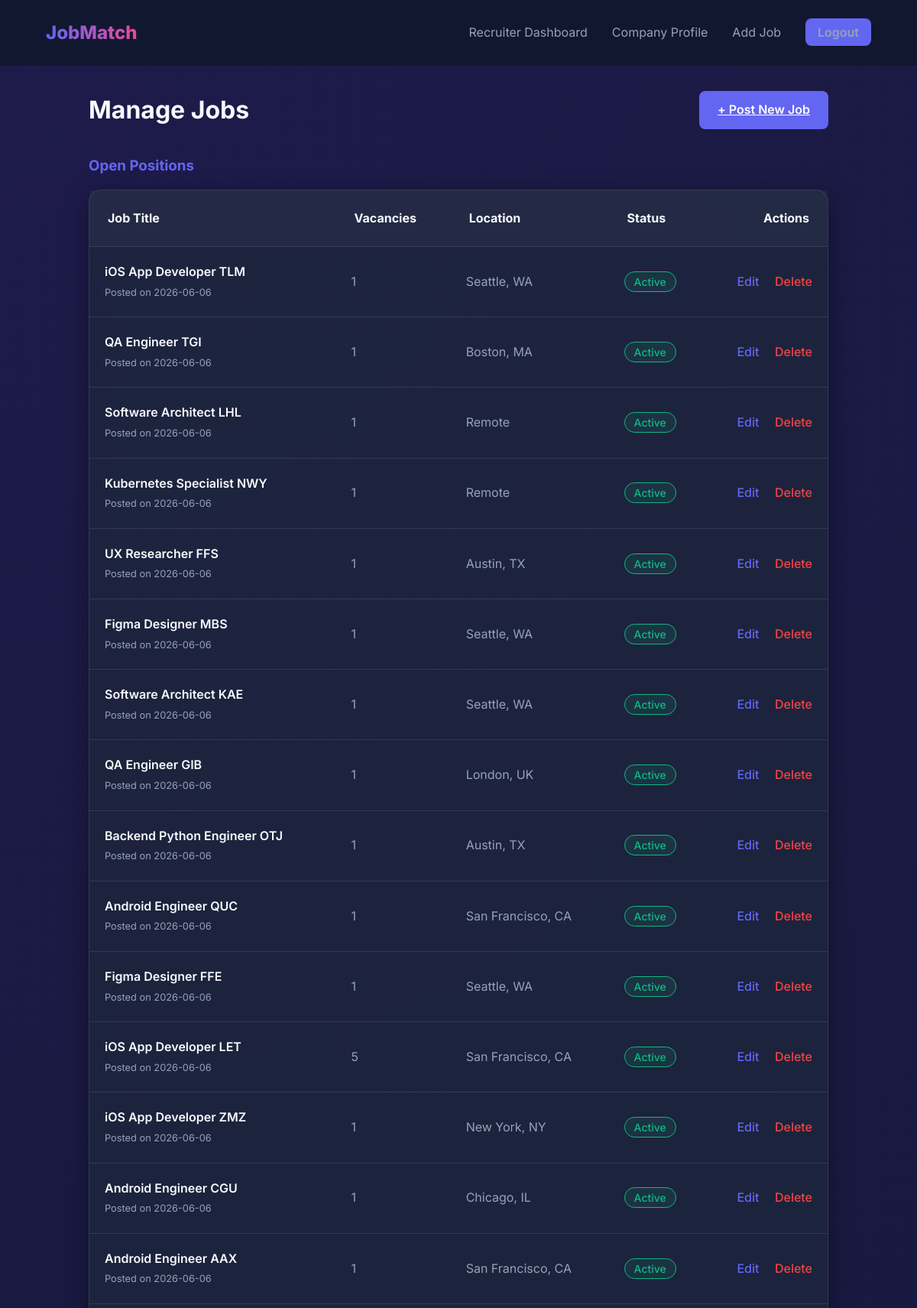
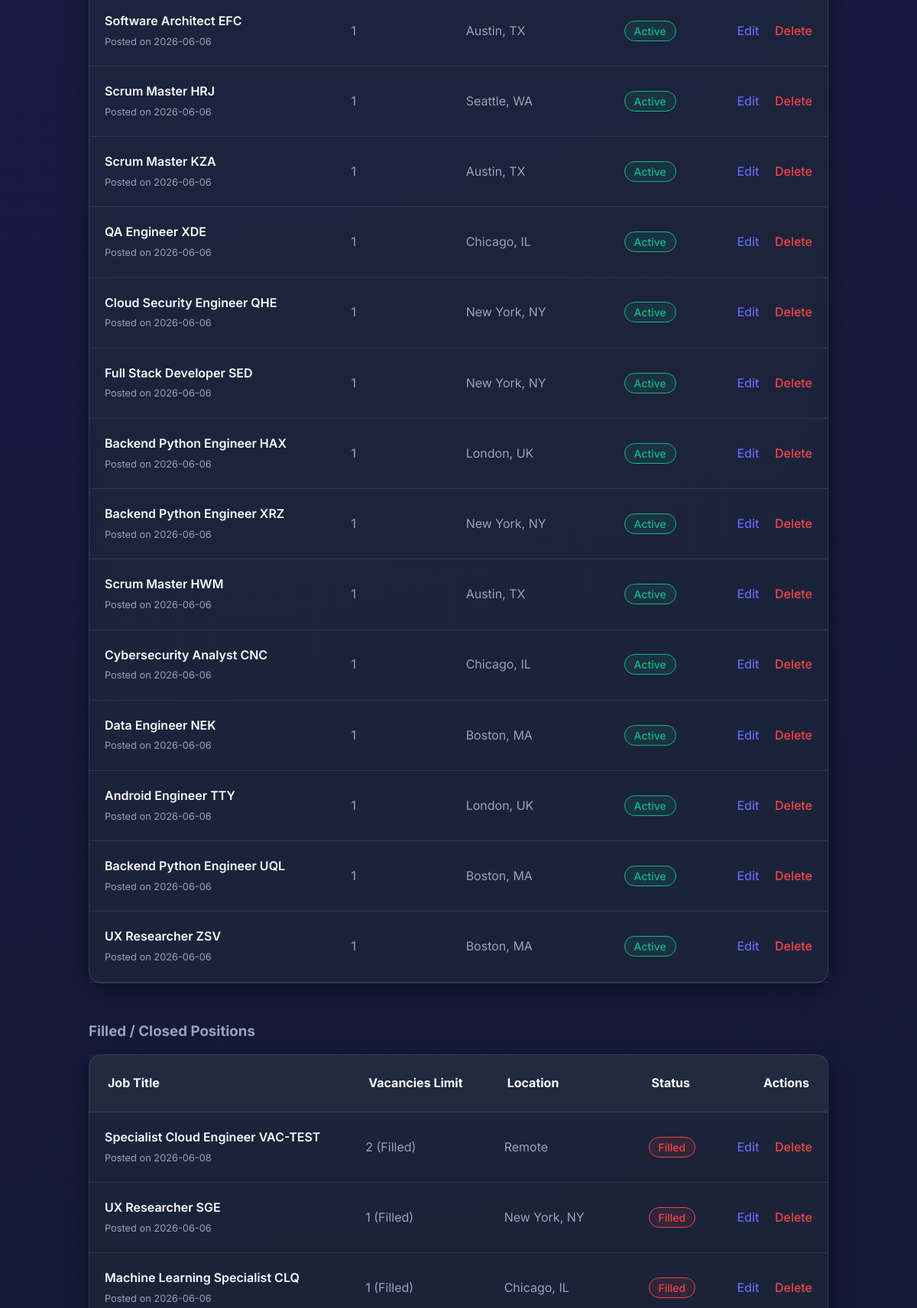
/recruiter/jobs (signed in, upper part), run on the app's committed database (2 pictures, top to bottom).
### models.py (models this page shows)
class Job(db.Model):
    id = db.Column(db.Integer, primary_key=True)
    title = db.Column(db.String(150), nullable=False)
    company = db.Column(db.String(100), nullable=False)
    description = db.Column(db.Text, nullable=False)
    skills_required = db.Column(db.Text, nullable=False) # Comma-separated
    location = db.Column(db.String(100))
    salary = db.Column(db.String(50))
    job_type = db.Column(db.String(50), default='Full-time') # Full-time, Internship, etc.
    experience_level = db.Column(db.String(50), default='Entry-level') # Junior, Senior, etc.
    posted_at = db.Column(db.DateTime, default=datetime.utcnow)
    is_active = db.Column(db.Boolean, default=True)
    posted_by = db.Column(db.Integer, db.ForeignKey('user.id'), nullable=True)
    vacancies = db.Column(db.Integer, default=1, nullable=False)
    @property
    def is_filled(self):
        from models import Application
        filled_count = Application.query.filter(
            Application.job_id == self.id,
            Application.status.in_(['Appointed', 'Selected'])
        ).count()
        return filled_count >= self.vacancies

### main.py (the view)
@app.route("/recruiter/jobs")
@login_required
def recruiter_jobs():
    if current_user.role != 'recruiter':
        flash('Access denied!', 'danger')
        return redirect(url_for('dashboard'))
    jobs = Job.query.filter_by(posted_by=current_user.id).order_by(Job.posted_at.desc()).all()
    return render_template('recruiter/jobs.html', jobs=jobs)

### main.py (called while the page is built)
@login_manager.user_loader
def load_user(user_id):
    return User.query.get(int(user_id))

### templates/recruiter/jobs.html (shortened to what this page needs)
{% extends "base.html" %}
{% block content %}
<div class="container" style="max-width: 1000px;">
    <div style="display: flex; justify-content: space-between; align-items: center; margin-bottom: 2rem;">
        <h1>Manage <span>Jobs</span></h1>
        <a href="{{ url_for('recruiter_add_job') }}" class="btn btn-primary">+ Post New Job</a>
    </div>
    <h3 style="margin-bottom: 1rem; color: var(--primary);">Open Positions</h3>
    <div class="glass-card" style="padding: 0; margin-bottom: 3rem; border: 1px solid var(--glass-border);">
        <table style="width: 100%; border-collapse: collapse; text-align: left;">
            <thead>
                <tr style="background: rgba(255,255,255,0.03); border-bottom: 1px solid var(--glass-border);">
                    <th style="padding: 1.5rem;">Job Title</th>
                    <th style="padding: 1.5rem;">Vacancies</th>
                    <th style="padding: 1.5rem;">Location</th>
                    <th style="padding: 1.5rem;">Status</th>
                    <th style="padding: 1.5rem; text-align: right;">Actions</th>
                </tr>
            </thead>
            <tbody>
                {% set ns_open = namespace(count=0) %}
                {% for job in jobs %}
                    {% if not job.is_filled %}
                        {% set ns_open.count = ns_open.count + 1 %}
                        <tr style="border-bottom: 1px solid var(--glass-border); transition: 0.3s;" onmouseover="this.style.background='rgba(255,255,255,0.01)'" onmouseout="this.style.background='transparent'">
                            <td style="padding: 1.25rem;">
                                <span style="display: block; font-weight: 600;">{{ job.title }}</span>
                                <span style="font-size: 0.8rem; color: var(--text-secondary);">Posted on {{ job.posted_at.strftime('%Y-%m-%d') }}</span>
                            </td>
                            <td style="padding: 1.25rem; color: var(--text-secondary);">{{ job.vacancies }}</td>
                            <td style="padding: 1.25rem; color: var(--text-secondary);">{{ job.location }}</td>
                            <td style="padding: 1.25rem;">
                                {% if job.is_active %}
                                <span class="badge" style="background: rgba(16, 185, 129, 0.1); color: var(--accent-success); border: 1px solid var(--accent-success);">Active</span>
                                {% else %}
                                <span class="badge" style="background: rgba(245, 158, 11, 0.1); color: var(--accent-warning); border: 1px solid var(--accent-warning);">Inactive</span>
                                {% endif %}
                            </td>
                            <td style="padding: 1.25rem; text-align: right;">
                                <a href="{{ url_for('recruiter_edit_job', job_id=job.id) }}" style="color: var(--primary); text-decoration: none; margin-right: 1rem; font-weight: 500;">Edit</a>
                                <a href="{{ url_for('recruiter_delete_job', job_id=job.id) }}" style="color: #ef4444; text-decoration: none; font-weight: 500;" onclick="return confirm('Are you sure you want to delete this job?')">Delete</a>
                            </td>
                        </tr>
                    {% endif %}
                {% endfor %}
            </tbody>
        </table>
    </div>
    <h3 style="margin-bottom: 1rem; color: var(--text-secondary);">Filled / Closed Positions</h3>
    <div class="glass-card" style="padding: 0; border: 1px solid var(--glass-border);">
        <table style="width: 100%; border-collapse: collapse; text-align: left;">
            <thead>
                <tr style="background: rgba(255,255,255,0.03); border-bottom: 1px solid var(--glass-border);">
                    <th style="padding: 1.5rem;">Job Title</th>
                    <th style="padding: 1.5rem;">Vacancies Limit</th>
                    <th style="padding: 1.5rem;">Location</th>
                    <th style="padding: 1.5rem;">Status</th>
                    <th style="padding: 1.5rem; text-align: right;">Actions</th>
                </tr>
            </thead>
            <tbody>
                {% set ns_filled = namespace(count=0) %}
                {% for job in jobs %}
                    {% if job.is_filled %}
                        {% set ns_filled.count = ns_filled.count + 1 %}
                        <tr style="border-bottom: 1px solid var(--glass-border); transition: 0.3s;" onmouseover="this.style.background='rgba(255,255,255,0.01)'" onmouseout="this.style.background='transparent'">
                            <td style="padding: 1.25rem;">
                                <span style="display: block; font-weight: 600;">{{ job.title }}</span>
                                <span style="font-size: 0.8rem; color: var(--text-secondary);">Posted on {{ job.posted_at.strftime('%Y-%m-%d') }}</span>
                            </td>
                            <td style="padding: 1.25rem; color: var(--text-secondary);">{{ job.vacancies }} (Filled)</td>
                            <td style="padding: 1.25rem; color: var(--text-secondary);">{{ job.location }}</td>
                            <td style="padding: 1.25rem;">
                                <span class="badge" style="background: rgba(239, 68, 68, 0.1); color: #ef4444; border: 1px solid #ef4444;">Filled</span>
                            </td>
                            <td style="padding: 1.25rem; text-align: right;">
                                <a href="{{ url_for('recruiter_edit_job', job_id=job.id) }}" style="color: var(--primary); text-decoration: none; margin-right: 1rem; font-weight: 500;">Edit</a>
                                <a href="{{ url_for('recruiter_delete_job', job_id=job.id) }}" style="color: #ef4444; text-decoration: none; font-weight: 500;" onclick="return confirm('Are you sure you want to delete this job?')">Delete</a>
                            </td>
                        </tr>
                    {% endif %}
                {% endfor %}
            </tbody>
        </table>
    </div>
</div>
{% endblock %}

### static/css/style.css (style rules this page uses)
:root { --primary: #6366f1; --primary-hover: #4f46e5; --secondary: #ec4899; --bg-dark: #0f172a; --card-bg: rgba(30, 41, 59, 0.7); --glass-border: rgba(255, 255, 255, 0.1); --text-primary: #f8fafc; --text-secondary: #94a3b8; --accent-success: #10b981; --accent-warning: #f59e0b; }
* { margin: 0; padding: 0; box-sizing: border-box; font-family: 'Inter', sans-serif; }
body { background: radial-gradient(circle at top left, #1e1b4b, #0f172a); color: var(--text-primary); min-height: 100vh; line-height: 1.6; }
.glass-card { background: var(--card-bg); backdrop-filter: blur(12px); -webkit-backdrop-filter: blur(12px); border: 1px solid var(--glass-border); border-radius: 1rem; padding: 2rem; box-shadow: 0 8px 32px 0 rgba(0, 0, 0, 0.37); }
.btn { padding: 0.75rem 1.5rem; border-radius: 0.5rem; border: none; cursor: pointer; font-weight: 600; transition: transform 0.2s, background 0.3s; }
.btn-primary { background: var(--primary); color: white; }
.container { max-width: 1200px; margin: 2rem auto; padding: 0 1rem; }
.badge { padding: 0.25rem 0.75rem; border-radius: 9999px; font-size: 0.875rem; font-weight: 500; }
.glass-card { animation: fadeIn 0.4s ease-out; }
tr { transition: background-color 0.3s ease; }

### data on the page
Job: title "iOS App Developer TLM", posted_at "2026-06-06", vacancies "1", location "Seattle, WA", is_active "Active"
Job: title "QA Engineer TGI", posted_at "2026-06-06", vacancies "1", location "Boston, MA", is_active "Active"
Job: title "Software Architect LHL", posted_at "2026-06-06", vacancies "1", location "Remote", is_active "Active"
Job: title "Kubernetes Specialist NWY", posted_at "2026-06-06", vacancies "1", location "Remote", is_active "Active"
Job: title "UX Researcher FFS", posted_at "2026-06-06", vacancies "1", location "Austin, TX", is_active "Active"
Job: title "Figma Designer MBS", posted_at "2026-06-06", vacancies "1", location "Seattle, WA", is_active "Active"
Job: title "Software Architect KAE", posted_at "2026-06-06", vacancies "1", location "Seattle, WA", is_active "Active"
Job: title "QA Engineer GIB", posted_at "2026-06-06", vacancies "1", location "London, UK", is_active "Active"
Job: title "Backend Python Engineer OTJ", posted_at "2026-06-06", vacancies "1", location "Austin, TX", is_active "Active"
Job: title "Android Engineer QUC", posted_at "2026-06-06", vacancies "1", location "San Francisco, CA", is_active "Active"
Job: title "Figma Designer FFE", posted_at "2026-06-06", vacancies "1", location "Seattle, WA", is_active "Active"
Job: title "iOS App Developer LET", posted_at "2026-06-06", vacancies "5", location "San Francisco, CA", is_active "Active"
Job: title "iOS App Developer ZMZ", posted_at "2026-06-06", vacancies "1", location "New York, NY", is_active "Active"
Job: title "Android Engineer CGU", posted_at "2026-06-06", vacancies "1", location "Chicago, IL", is_active "Active"
Job: title "Android Engineer AAX", posted_at "2026-06-06", vacancies "1", location "San Francisco, CA", is_active "Active"
Job: title "Software Architect EFC", posted_at "2026-06-06", vacancies "1", location "Austin, TX", is_active "Active"
Job: title "Scrum Master HRJ", posted_at "2026-06-06", vacancies "1", location "Seattle, WA", is_active "Active"
Job: title "Scrum Master KZA", posted_at "2026-06-06", vacancies "1", location "Austin, TX", is_active "Active"
Job: title "QA Engineer XDE", posted_at "2026-06-06", vacancies "1", location "Chicago, IL", is_active "Active"
Job: title "Cloud Security Engineer QHE", posted_at "2026-06-06", vacancies "1", location "New York, NY", is_active "Active"
Job: title "Full Stack Developer SED", posted_at "2026-06-06", vacancies "1", location "New York, NY", is_active "Active"
Job: title "Backend Python Engineer HAX", posted_at "2026-06-06", vacancies "1", location "London, UK", is_active "Active"
Job: title "Backend Python Engineer XRZ", posted_at "2026-06-06", vacancies "1", location "New York, NY", is_active "Active"
Job: title "Scrum Master HWM", posted_at "2026-06-06", vacancies "1", location "Austin, TX", is_active "Active"
Job: title "Cybersecurity Analyst CNC", posted_at "2026-06-06", vacancies "1", location "Chicago, IL", is_active "Active"
Job: title "Data Engineer NEK", posted_at "2026-06-06", vacancies "1", location "Boston, MA", is_active "Active"
Job: title "Android Engineer TTY", posted_at "2026-06-06", vacancies "1", location "London, UK", is_active "Active"
Job: title "Backend Python Engineer UQL", posted_at "2026-06-06", vacancies "1", location "Boston, MA", is_active "Active"
Job: title "UX Researcher ZSV", posted_at "2026-06-06", vacancies "1", location "Boston, MA", is_active "Active"
Job: title "Specialist Cloud Engineer VAC-TEST", posted_at "2026-06-08", vacancies "2", location "Remote"
Job: title "UX Researcher SGE", posted_at "2026-06-06", vacancies "1", location "New York, NY"
Job: title "Machine Learning Specialist CLQ", posted_at "2026-06-06", vacancies "1", location "Chicago, IL"
